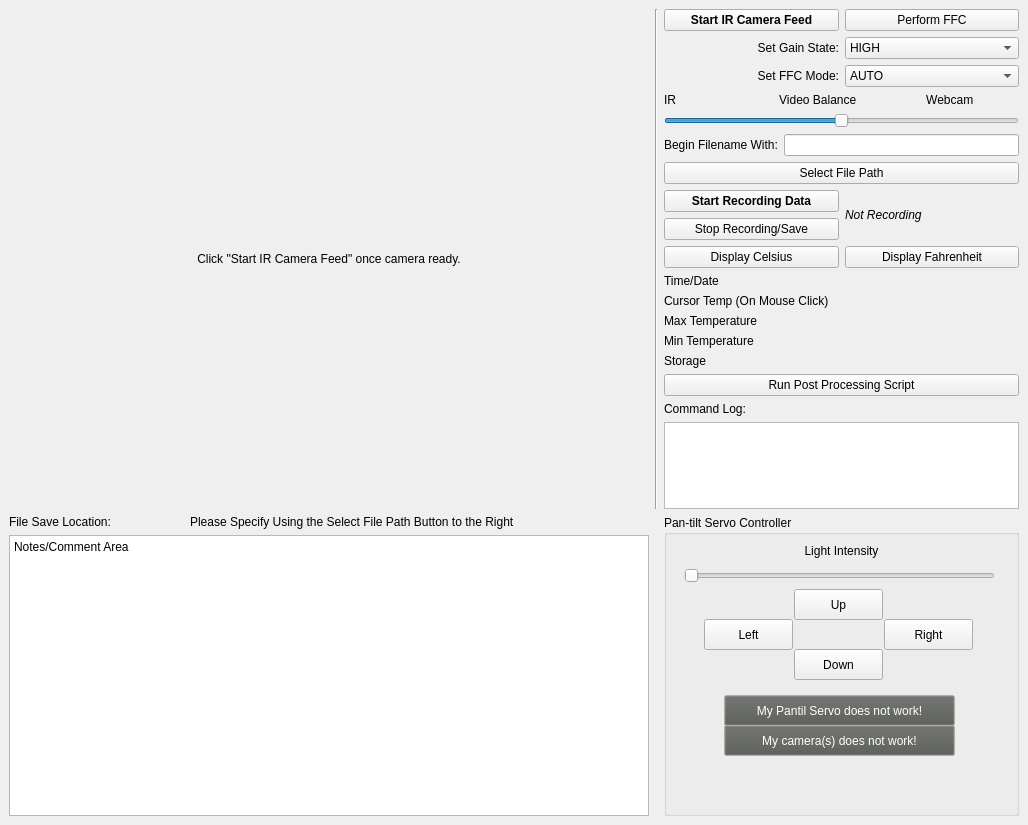
<?xml version="1.0" encoding="UTF-8"?>
<ui version="4.0">
 <class>MainWindow</class>
 <widget class="QMainWindow" name="MainWindow">
  <property name="geometry">
   <rect>
    <x>0</x>
    <y>0</y>
    <width>1028</width>
    <height>825</height>
   </rect>
  </property>
  <property name="windowTitle">
   <string>Record IR</string>
  </property>
  <widget class="QWidget" name="centralwidget">
   <layout class="QGridLayout" name="gridLayout">
    <item row="0" column="0" rowspan="2">
     <widget class="QLabel" name="displayFrame">
      <property name="sizePolicy">
       <sizepolicy hsizetype="Fixed" vsizetype="Fixed">
        <horstretch>0</horstretch>
        <verstretch>0</verstretch>
       </sizepolicy>
      </property>
      <property name="minimumSize">
       <size>
        <width>640</width>
        <height>480</height>
       </size>
      </property>
      <property name="text">
       <string>Click &quot;Start IR Camera Feed&quot; once camera ready.</string>
      </property>
      <property name="alignment">
       <set>Qt::AlignCenter</set>
      </property>
     </widget>
    </item>
    <item row="2" column="2">
     <layout class="QGridLayout" name="gridLayout_3">
      <property name="sizeConstraint">
       <enum>QLayout::SetDefaultConstraint</enum>
      </property>
      <item row="0" column="0">
       <widget class="QGroupBox" name="pantiltcontroller">
        <property name="title">
         <string>Pan-tilt Servo Controller</string>
        </property>
        <widget class="QSlider" name="LEDSlider">
         <property name="geometry">
          <rect>
           <x>20</x>
           <y>50</y>
           <width>311</width>
           <height>21</height>
          </rect>
         </property>
         <property name="orientation">
          <enum>Qt::Horizontal</enum>
         </property>
        </widget>
        <widget class="QPushButton" name="upButton">
         <property name="geometry">
          <rect>
           <x>130</x>
           <y>74</y>
           <width>89</width>
           <height>31</height>
          </rect>
         </property>
         <property name="text">
          <string>Up</string>
         </property>
        </widget>
        <widget class="QPushButton" name="downButton">
         <property name="geometry">
          <rect>
           <x>130</x>
           <y>134</y>
           <width>89</width>
           <height>31</height>
          </rect>
         </property>
         <property name="text">
          <string>Down</string>
         </property>
        </widget>
        <widget class="QPushButton" name="rightButton">
         <property name="geometry">
          <rect>
           <x>220</x>
           <y>104</y>
           <width>89</width>
           <height>31</height>
          </rect>
         </property>
         <property name="text">
          <string>Right</string>
         </property>
        </widget>
        <widget class="QPushButton" name="leftButton">
         <property name="geometry">
          <rect>
           <x>40</x>
           <y>104</y>
           <width>89</width>
           <height>31</height>
          </rect>
         </property>
         <property name="text">
          <string>Left</string>
         </property>
        </widget>
        <widget class="QLabel" name="adjustbrightness">
         <property name="geometry">
          <rect>
           <x>0</x>
           <y>26</y>
           <width>355</width>
           <height>21</height>
          </rect>
         </property>
         <property name="layoutDirection">
          <enum>Qt::LeftToRight</enum>
         </property>
         <property name="text">
          <string>&lt;html&gt;&lt;head/&gt;&lt;body&gt;&lt;p align=&quot;center&quot;&gt;Light Intensity&lt;/p&gt;&lt;/body&gt;&lt;/html&gt;</string>
         </property>
        </widget>
        <widget class="QPushButton" name="servoerror">
         <property name="geometry">
          <rect>
           <x>60</x>
           <y>180</y>
           <width>231</width>
           <height>31</height>
          </rect>
         </property>
         <property name="palette">
          <palette>
           <active>
            <colorrole role="Button">
             <brush brushstyle="SolidPattern">
              <color alpha="255">
               <red>85</red>
               <green>87</green>
               <blue>83</blue>
              </color>
             </brush>
            </colorrole>
            <colorrole role="ButtonText">
             <brush brushstyle="SolidPattern">
              <color alpha="255">
               <red>255</red>
               <green>255</green>
               <blue>255</blue>
              </color>
             </brush>
            </colorrole>
           </active>
           <inactive>
            <colorrole role="Button">
             <brush brushstyle="SolidPattern">
              <color alpha="255">
               <red>85</red>
               <green>87</green>
               <blue>83</blue>
              </color>
             </brush>
            </colorrole>
            <colorrole role="ButtonText">
             <brush brushstyle="SolidPattern">
              <color alpha="255">
               <red>255</red>
               <green>255</green>
               <blue>255</blue>
              </color>
             </brush>
            </colorrole>
           </inactive>
           <disabled>
            <colorrole role="Button">
             <brush brushstyle="SolidPattern">
              <color alpha="255">
               <red>85</red>
               <green>87</green>
               <blue>83</blue>
              </color>
             </brush>
            </colorrole>
            <colorrole role="ButtonText">
             <brush brushstyle="SolidPattern">
              <color alpha="255">
               <red>190</red>
               <green>190</green>
               <blue>190</blue>
              </color>
             </brush>
            </colorrole>
           </disabled>
          </palette>
         </property>
         <property name="text">
          <string>My Pantil Servo does not work!</string>
         </property>
        </widget>
        <widget class="QPushButton" name="camerror">
         <property name="geometry">
          <rect>
           <x>60</x>
           <y>210</y>
           <width>231</width>
           <height>31</height>
          </rect>
         </property>
         <property name="palette">
          <palette>
           <active>
            <colorrole role="WindowText">
             <brush brushstyle="SolidPattern">
              <color alpha="255">
               <red>255</red>
               <green>255</green>
               <blue>255</blue>
              </color>
             </brush>
            </colorrole>
            <colorrole role="Button">
             <brush brushstyle="SolidPattern">
              <color alpha="255">
               <red>85</red>
               <green>87</green>
               <blue>83</blue>
              </color>
             </brush>
            </colorrole>
            <colorrole role="Text">
             <brush brushstyle="SolidPattern">
              <color alpha="255">
               <red>255</red>
               <green>255</green>
               <blue>255</blue>
              </color>
             </brush>
            </colorrole>
            <colorrole role="ButtonText">
             <brush brushstyle="SolidPattern">
              <color alpha="255">
               <red>255</red>
               <green>255</green>
               <blue>255</blue>
              </color>
             </brush>
            </colorrole>
           </active>
           <inactive>
            <colorrole role="WindowText">
             <brush brushstyle="SolidPattern">
              <color alpha="255">
               <red>255</red>
               <green>255</green>
               <blue>255</blue>
              </color>
             </brush>
            </colorrole>
            <colorrole role="Button">
             <brush brushstyle="SolidPattern">
              <color alpha="255">
               <red>85</red>
               <green>87</green>
               <blue>83</blue>
              </color>
             </brush>
            </colorrole>
            <colorrole role="Text">
             <brush brushstyle="SolidPattern">
              <color alpha="255">
               <red>255</red>
               <green>255</green>
               <blue>255</blue>
              </color>
             </brush>
            </colorrole>
            <colorrole role="ButtonText">
             <brush brushstyle="SolidPattern">
              <color alpha="255">
               <red>255</red>
               <green>255</green>
               <blue>255</blue>
              </color>
             </brush>
            </colorrole>
           </inactive>
           <disabled>
            <colorrole role="WindowText">
             <brush brushstyle="SolidPattern">
              <color alpha="255">
               <red>190</red>
               <green>190</green>
               <blue>190</blue>
              </color>
             </brush>
            </colorrole>
            <colorrole role="Button">
             <brush brushstyle="SolidPattern">
              <color alpha="255">
               <red>85</red>
               <green>87</green>
               <blue>83</blue>
              </color>
             </brush>
            </colorrole>
            <colorrole role="Text">
             <brush brushstyle="SolidPattern">
              <color alpha="255">
               <red>190</red>
               <green>190</green>
               <blue>190</blue>
              </color>
             </brush>
            </colorrole>
            <colorrole role="ButtonText">
             <brush brushstyle="SolidPattern">
              <color alpha="255">
               <red>190</red>
               <green>190</green>
               <blue>190</blue>
              </color>
             </brush>
            </colorrole>
           </disabled>
          </palette>
         </property>
         <property name="text">
          <string>My camera(s) does not work!</string>
         </property>
        </widget>
       </widget>
      </item>
     </layout>
    </item>
    <item row="1" column="2">
     <widget class="QPlainTextEdit" name="history">
      <property name="sizePolicy">
       <sizepolicy hsizetype="Expanding" vsizetype="Maximum">
        <horstretch>0</horstretch>
        <verstretch>0</verstretch>
       </sizepolicy>
      </property>
      <property name="maximumSize">
       <size>
        <width>16777215</width>
        <height>87</height>
       </size>
      </property>
     </widget>
    </item>
    <item row="2" column="0">
     <layout class="QVBoxLayout" name="verticalLayout_3">
      <property name="sizeConstraint">
       <enum>QLayout::SetNoConstraint</enum>
      </property>
      <item>
       <layout class="QHBoxLayout" name="horizontalLayout_7">
        <property name="sizeConstraint">
         <enum>QLayout::SetNoConstraint</enum>
        </property>
        <item>
         <widget class="QLabel" name="labelForLocation">
          <property name="sizePolicy">
           <sizepolicy hsizetype="Preferred" vsizetype="Preferred">
            <horstretch>0</horstretch>
            <verstretch>0</verstretch>
           </sizepolicy>
          </property>
          <property name="minimumSize">
           <size>
            <width>0</width>
            <height>0</height>
           </size>
          </property>
          <property name="maximumSize">
           <size>
            <width>175</width>
            <height>16777215</height>
           </size>
          </property>
          <property name="text">
           <string>File Save Location:</string>
          </property>
         </widget>
        </item>
        <item>
         <widget class="QLabel" name="filePathDisp">
          <property name="text">
           <string>Please Specify Using the Select File Path Button to the Right</string>
          </property>
         </widget>
        </item>
       </layout>
      </item>
      <item>
       <widget class="QPlainTextEdit" name="plainTextEdit">
        <property name="plainText">
         <string>Notes/Comment Area</string>
        </property>
       </widget>
      </item>
     </layout>
    </item>
    <item row="0" column="2">
     <layout class="QGridLayout" name="gridLayout_2">
      <item row="2" column="0">
       <layout class="QHBoxLayout" name="horizontalLayout_6">
        <item>
         <widget class="QLabel" name="label_4">
          <property name="text">
           <string>Set FFC Mode:</string>
          </property>
          <property name="alignment">
           <set>Qt::AlignRight|Qt::AlignTrailing|Qt::AlignVCenter</set>
          </property>
         </widget>
        </item>
        <item>
         <widget class="QComboBox" name="comboFFCmode">
          <property name="enabled">
           <bool>true</bool>
          </property>
          <item>
           <property name="text">
            <string>AUTO</string>
           </property>
          </item>
          <item>
           <property name="text">
            <string>MANUAL</string>
           </property>
          </item>
          <item>
           <property name="text">
            <string>EXTERNAL</string>
           </property>
          </item>
         </widget>
        </item>
       </layout>
      </item>
      <item row="14" column="0">
       <widget class="QLabel" name="storageLabel">
        <property name="text">
         <string>Storage</string>
        </property>
       </widget>
      </item>
      <item row="7" column="0">
       <layout class="QHBoxLayout" name="horizontalLayout">
        <item>
         <layout class="QVBoxLayout" name="verticalLayout_2">
          <item>
           <widget class="QPushButton" name="startRec">
            <property name="font">
             <font>
              <weight>75</weight>
              <bold>true</bold>
             </font>
            </property>
            <property name="text">
             <string>Start Recording Data</string>
            </property>
           </widget>
          </item>
          <item>
           <widget class="QPushButton" name="stopRec">
            <property name="text">
             <string>Stop Recording/Save</string>
            </property>
           </widget>
          </item>
         </layout>
        </item>
        <item>
         <widget class="QLabel" name="recLabel">
          <property name="font">
           <font>
            <italic>true</italic>
           </font>
          </property>
          <property name="text">
           <string>Not Recording</string>
          </property>
         </widget>
        </item>
       </layout>
      </item>
      <item row="6" column="0">
       <widget class="QPushButton" name="filePathBut">
        <property name="text">
         <string>Select File Path</string>
        </property>
       </widget>
      </item>
      <item row="12" column="0">
       <widget class="QLabel" name="maxTempLabel">
        <property name="text">
         <string>Max Temperature</string>
        </property>
       </widget>
      </item>
      <item row="11" column="0">
       <widget class="QLabel" name="cursorTempLabel">
        <property name="text">
         <string>Cursor Temp (On Mouse Click)</string>
        </property>
       </widget>
      </item>
      <item row="15" column="0">
       <widget class="QPushButton" name="runPost">
        <property name="text">
         <string>Run Post Processing Script</string>
        </property>
       </widget>
      </item>
      <item row="16" column="0">
       <widget class="QLabel" name="label">
        <property name="text">
         <string>Command Log:</string>
        </property>
       </widget>
      </item>
      <item row="5" column="0">
       <layout class="QHBoxLayout" name="horizontalLayout_4">
        <item>
         <widget class="QLabel" name="label_3">
          <property name="text">
           <string>Begin Filename With:</string>
          </property>
         </widget>
        </item>
        <item>
         <widget class="QLineEdit" name="lineEdit">
          <property name="font">
           <font>
            <weight>75</weight>
            <bold>true</bold>
           </font>
          </property>
         </widget>
        </item>
       </layout>
      </item>
      <item row="13" column="0">
       <widget class="QLabel" name="minTempLabel">
        <property name="text">
         <string>Min Temperature</string>
        </property>
       </widget>
      </item>
      <item row="9" column="0">
       <layout class="QHBoxLayout" name="horizontalLayout_2">
        <item>
         <widget class="QPushButton" name="displayC">
          <property name="text">
           <string>Display Celsius</string>
          </property>
         </widget>
        </item>
        <item>
         <widget class="QPushButton" name="displayF">
          <property name="text">
           <string>Display Fahrenheit</string>
          </property>
         </widget>
        </item>
       </layout>
      </item>
      <item row="10" column="0">
       <widget class="QLabel" name="timeStatus">
        <property name="text">
         <string>Time/Date</string>
        </property>
       </widget>
      </item>
      <item row="0" column="0">
       <layout class="QHBoxLayout" name="horizontalLayout_5">
        <property name="sizeConstraint">
         <enum>QLayout::SetNoConstraint</enum>
        </property>
        <item>
         <widget class="QPushButton" name="startStreamBut">
          <property name="font">
           <font>
            <weight>75</weight>
            <bold>true</bold>
           </font>
          </property>
          <property name="text">
           <string>Start IR Camera Feed</string>
          </property>
         </widget>
        </item>
        <item>
         <widget class="QPushButton" name="ffcBut">
          <property name="enabled">
           <bool>true</bool>
          </property>
          <property name="text">
           <string>Perform FFC</string>
          </property>
         </widget>
        </item>
       </layout>
      </item>
      <item row="1" column="0">
       <layout class="QHBoxLayout" name="horizontalLayout_3">
        <item>
         <widget class="QLabel" name="label_2">
          <property name="text">
           <string>Set Gain State:</string>
          </property>
          <property name="alignment">
           <set>Qt::AlignRight|Qt::AlignTrailing|Qt::AlignVCenter</set>
          </property>
         </widget>
        </item>
        <item>
         <widget class="QComboBox" name="comboGain">
          <property name="enabled">
           <bool>true</bool>
          </property>
          <item>
           <property name="text">
            <string>HIGH</string>
           </property>
          </item>
          <item>
           <property name="text">
            <string>LOW</string>
           </property>
          </item>
          <item>
           <property name="text">
            <string>AUTO</string>
           </property>
          </item>
         </widget>
        </item>
       </layout>
      </item>
      <item row="3" column="0">
       <widget class="QLabel" name="vidBalance">
        <property name="text">
         <string>IR                               Video Balance                     Webcam</string>
        </property>
       </widget>
      </item>
      <item row="4" column="0">
       <widget class="QSlider" name="balancer">
        <property name="maximum">
         <number>10</number>
        </property>
        <property name="singleStep">
         <number>1</number>
        </property>
        <property name="pageStep">
         <number>1</number>
        </property>
        <property name="value">
         <number>5</number>
        </property>
        <property name="sliderPosition">
         <number>5</number>
        </property>
        <property name="orientation">
         <enum>Qt::Horizontal</enum>
        </property>
       </widget>
      </item>
     </layout>
    </item>
    <item row="0" column="1" rowspan="2">
     <widget class="Line" name="line">
      <property name="orientation">
       <enum>Qt::Vertical</enum>
      </property>
     </widget>
    </item>
   </layout>
  </widget>
 </widget>
 <resources/>
 <connections/>
</ui>
